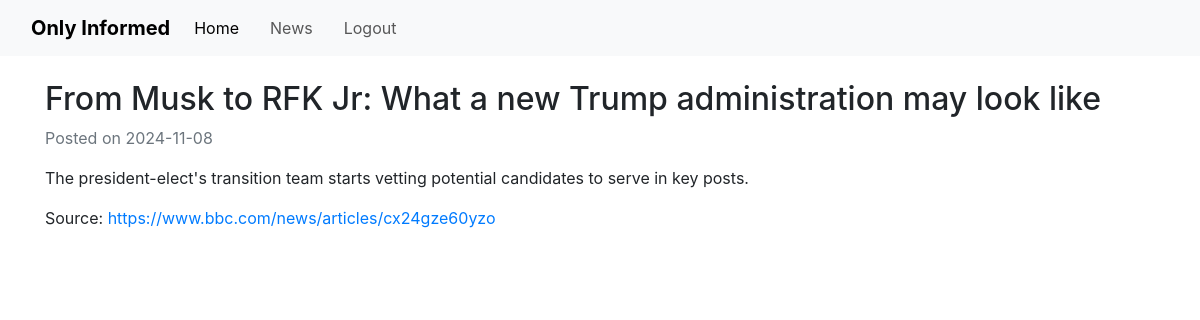
Page /article/2 (signed in) on the committed database.
### app/models.py (models this page shows, shortened)
class Article(db.Model):
    __tablename__ = 'article'
    id = db.Column(db.Integer, primary_key = True)
    title = db.Column(db.String(250), nullable = False, unique = True)
    content = db.Column(db.Text, nullable = False)
    source = db.Column(db.String(200), nullable = False)
    date_posted = db.Column(db.DateTime, nullable = False, default = datetime.now(timezone.utc))
    quiz = relationship('Quiz', uselist = False, backref = 'article') # uselist=false indicates a 1 to 1 relationship with quiz
    comments = relationship('Comment', backref = 'article', lazy = True)

### app/routes.py (the view)
@app.route('/article/<int:article_id>')
@login_required
def article(article_id):
    article = Article.query.get_or_404(article_id)
    return render_template('article.html', article=article)

### app/models.py (called while the page is built)
@login_manager.user_loader # Flask-Login Decorator
def load_user(user_id):
    return User.query.get(int(user_id))

### app/templates/article.html (shortened to what this page needs)
{% extends "base.html" %}
{% block content %}
<h2>{{ article.title }}</h2>
<p class="text-muted">Posted on {{ article.date_posted.strftime('%Y-%m-%d') }}</p>
<p>{{ article.content }}</p>
<p>Source: <a href="{{ article.source }}" target="_blank">{{ article.source }}</a></p>
{% endblock %}

### app/static/css/style.css (style rules this page uses)
body { font-family: Arial, sans-serif; margin-top: 70px; }

### rows in the picture
Article: title "From Musk to RFK Jr: What a new Trump administration may look like", date_posted "2024-11-08", content "The president-elect's transition team starts vetting potential candidates to serve in key posts.", source "https://www.bbc.com/news/articles/cx24gze60yzo"
